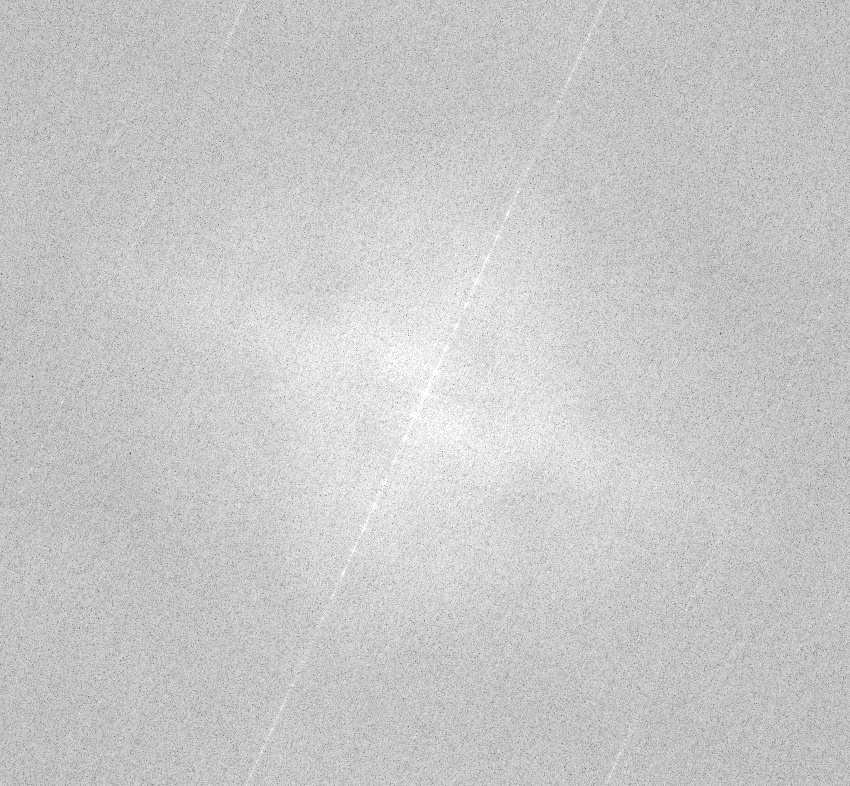
#> input picture deskew_image/A-skewed_doc_mag_spec.jpg, 850 x 786 px
$ python FFT_method.py A-skewed_doc_mag_spec.jpg
#> lines starting #> are read from the running program, lines starting #| are printed output that depends on the picture; long printed decimals are rounded
#> further down, image is the input picture: shape (786, 850, 3); min 53, max 255, mean 200.4
### deskew_image/clean_img.py

import numpy as np
import cv2
import sys
import imutils
import pytesseract
import string


class CleanImg:
	def __init__(self, image):
		self.image = image

	def grayscale(self):
		print("[+] Grayscale image...")
		self.gray = cv2.cvtColor(self.image, cv2.COLOR_BGR2GRAY)

	def bitwise(self):
		print("[+] Bitwise operation...")
		self.bitwise = cv2.bitwise_not(self.gray)
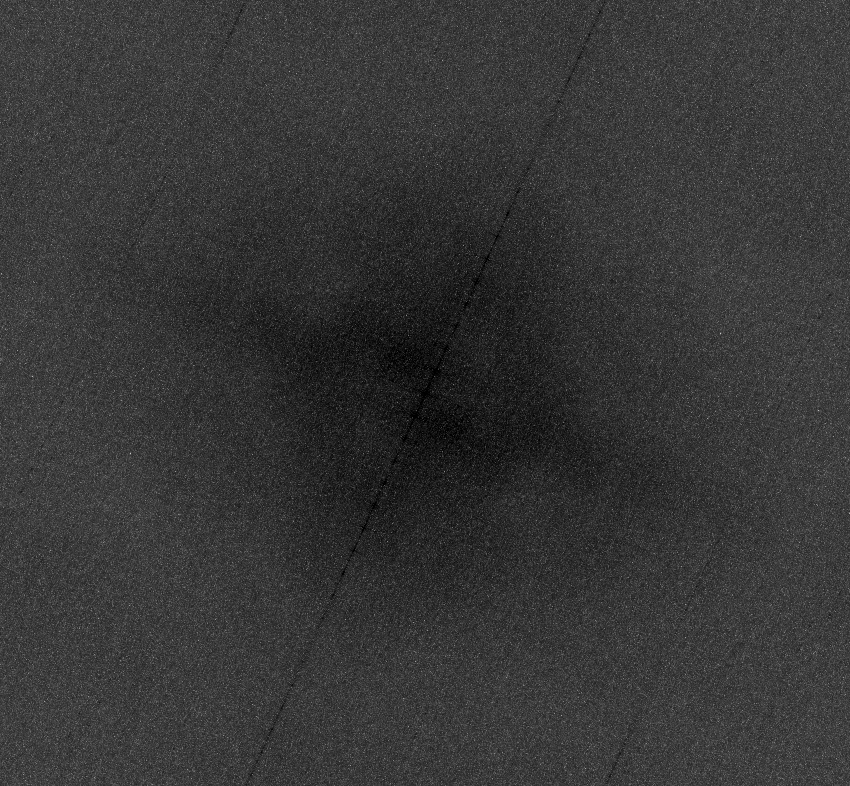
#> self.bitwise: shape (786, 850); min 0, max 202, mean 54.6

	def applyThreshold(self):
		print("[+] Applying threshold...")
		self.thresh = cv2.threshold(self.bitwise, 0, 255,cv2.THRESH_BINARY | cv2.THRESH_OTSU)[1]
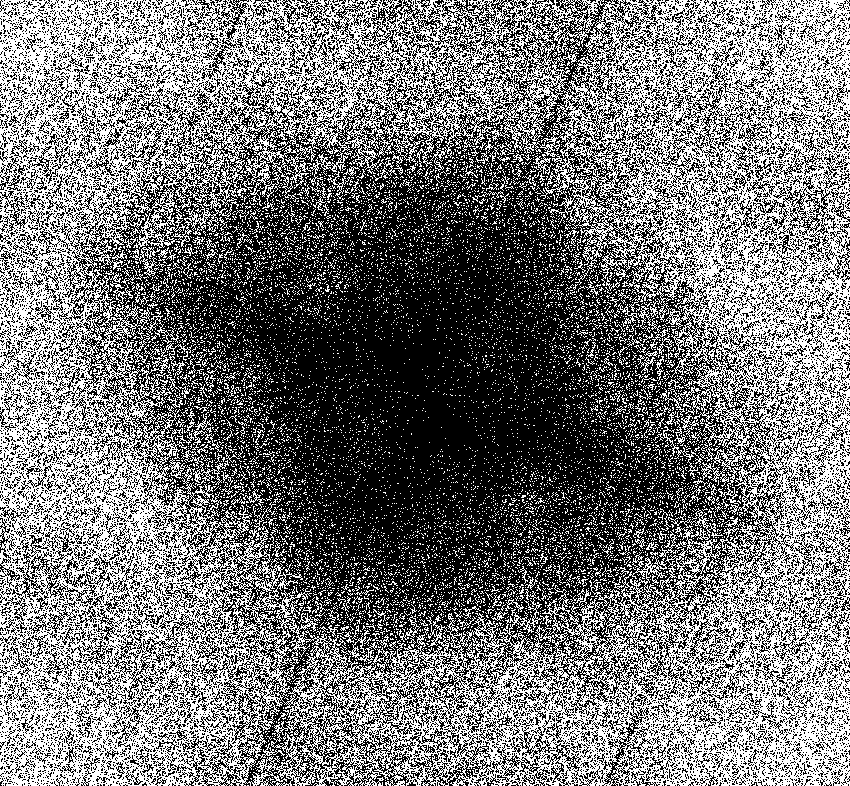
#> self.thresh: shape (786, 850); 46.9% white in thin lines or dots


### deskew_image/FFT_method.py
import numpy as np
import cv2
import sys
import imutils
import pytesseract
import string

from clean_img import CleanImg


class FFT(CleanImg):
	def __init__(self, image):
		CleanImg.__init__(self, image)

	def apply_FFT_threshold(self):
		print("[+] Applying FFT to image...")
		fft_image = np.fft.fft2(self.thresh)
		self.fft_image = np.fft.fftshift(fft_image)

	def get_magnitude_spectrum(self):
		print("[+] Calculating mag spectrum of FFT image")
		self.magnitude_spectrum = 20*np.log(abs(self.fft_image))
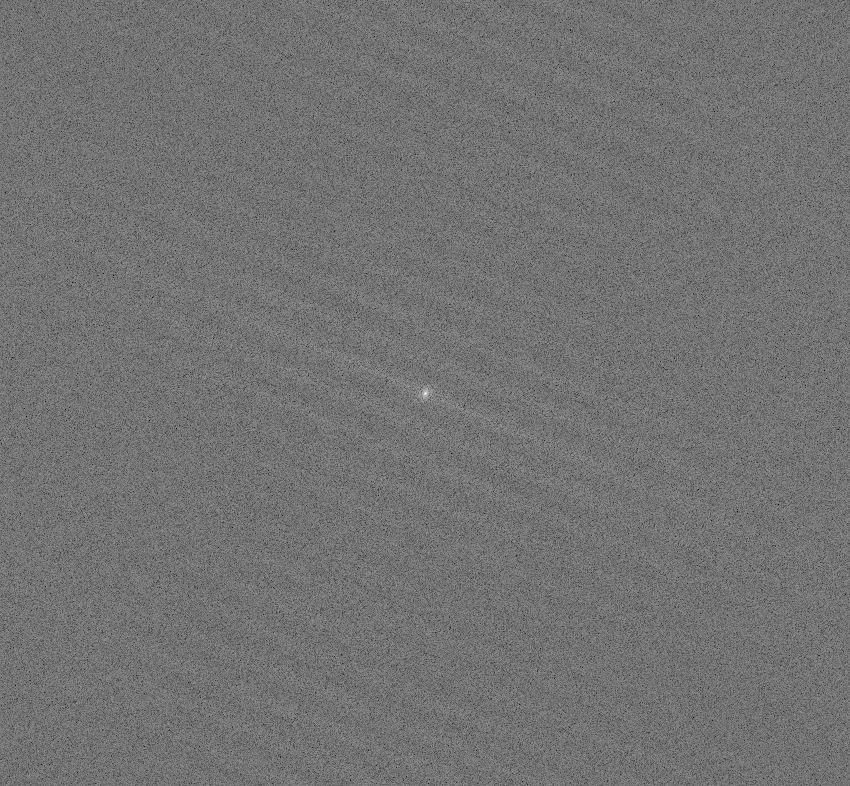
#> self.magnitude_spectrum: shape (786, 850) float64; min 102.2, max 363.9, mean 220.4; drawn with min black and max white

	def calculate_angle_of_FFT(self):
		print("[+] Calculating arc angle of FFT image")
		x, y = np.where(np.flipud(self.magnitude_spectrum)>=255)
#> x = 325 values from 8 to 776; y = 325 values, max 848 at index 323, min 2 at index 1, mean 425
		self.angle = np.arctan2(max(y)-min(y), max(x)-min(x))*180/np.pi
#> self.angle = 47.77
		print("[+] Angle: {}".format(self.angle))
#| [+] Angle: 47.767

	def rotate_image(self):
		self.new_image = imutils.rotate_bound(self.image, self.angle)
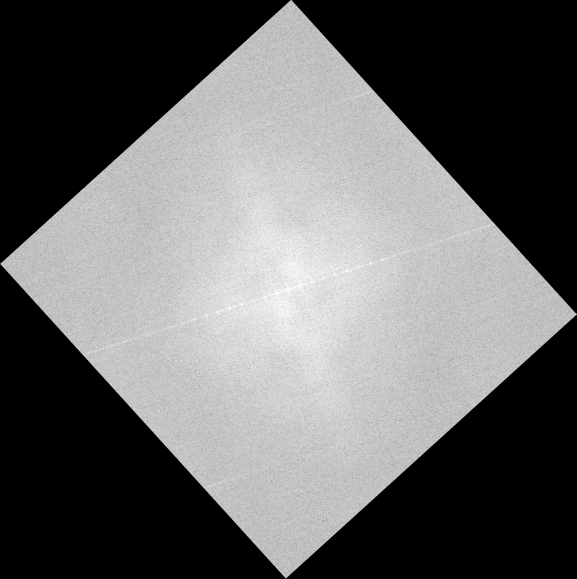
#> self.new_image: shape (1157, 1153, 3) (shown at 1/2 size); min 0, max 255, mean 100.4

	def resize_image(self):
		scale_percent = 200# percent of original size
		width = int(self.new_image.shape[1] * scale_percent / 100)
#> width = 2306
		height = int(self.new_image.shape[0] * scale_percent / 100)
#> height = 2314
		dim = (width, height)
#> dim = (2306, 2314)
		new_image = cv2.resize(self.new_image, dim, interpolation= cv2.INTER_AREA)


if __name__=="__main__":
	if len(sys.argv) < 2:
		print("Usage: python {} <image.png>".format(sys.argv[0]))
		sys.exit()

	img_filepath = sys.argv[1]

	print("[+] Reading {}...".format(img_filepath))
	image = cv2.imread(img_filepath)

	fft_obj = FFT(image)

	fft_obj.grayscale()
	fft_obj.bitwise()
	fft_obj.applyThreshold()

	fft_obj.apply_FFT_threshold()
	fft_obj.get_magnitude_spectrum()
	fft_obj.calculate_angle_of_FFT()
	fft_obj.rotate_image()
	fft_obj.resize_image()

	print("[+] Saving deskewd image...")
	cv2.imwrite("deskewed_"+sys.argv[1], fft_obj.new_image)
